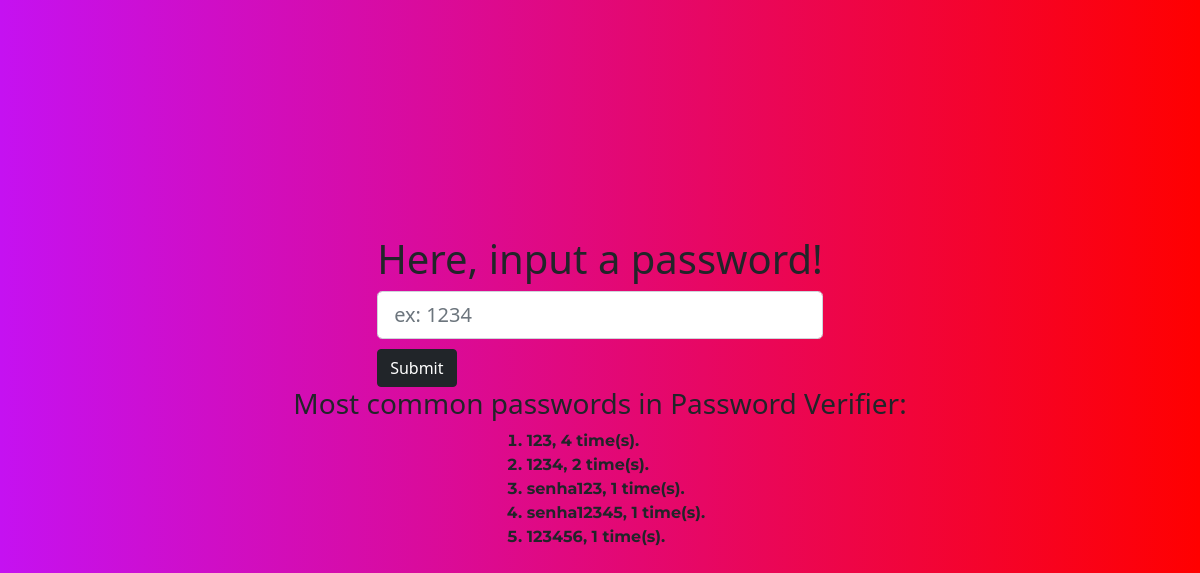
Before: / with the older database file.
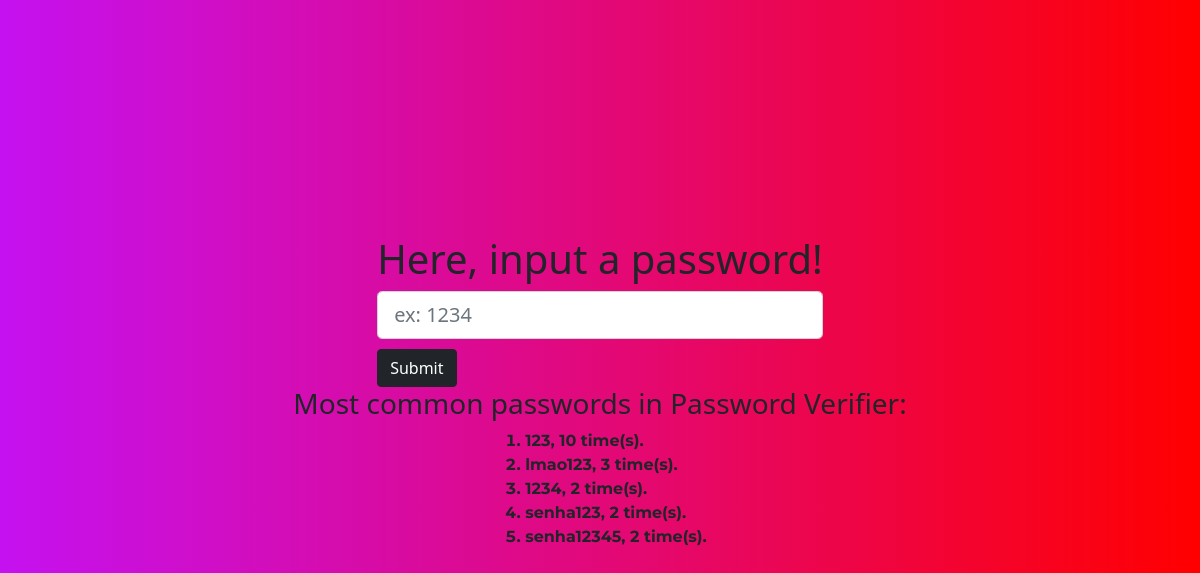
After: the same page with the newer database file.
### mainapp/models.py (models this page shows)
class PassStorer(db.Model):
    id = db.Column(db.Integer, primary_key=True)
    senha_id = db.Column(db.Integer, db.ForeignKey('passwords.id'), nullable=False)
    nome = db.Column(db.String(60), nullable=False)
    tempo = db.Column(db.DateTime, nullable=False,
                            default=datetime.utcnow)
    def __repr__(self):
        return f'{self.nome}'

### mainapp/routes.py (the view, shortened to what this page needs)
@app.route("/", methods=['POST', 'GET'])
def index():
    form = PasswordReceiver()
    return render_template('index.html', form=form,
                           passlist=table_shower(), listlen=len(table_shower()))

### mainapp/forms.py
class PasswordReceiver(FlaskForm):
    password = PasswordField('Password',
                             validators=[DataRequired()])
    submit = SubmitField('Submit')

### mainapp/routes.py (called while the page is built)
def table_shower():
    pass_counter = PassStorer.query.all()
    pass_final = []
    for item in pass_counter:
        pass_final.append(str(item))
    pass_sorted = Counter(pass_final).most_common()
    return pass_sorted

### mainapp/templates/index.html (shortened to what this page needs)
<!DOCTYPE html>
<html>
<head>
</head>
<body>
    <div class="root">
      <h1 class="header">Here, input a password!</h1>
      <form action="" method="post" name="password">
          <fieldset class="form-group">
            <div class="form-group">
              {{ form.password(class="form-control form-control-lg", placeholder="ex: 1234") }}
            </div>
            <div class="form-group">
              {{ form.submit(class="btn btn-dark") }}
            </div>
          </fieldset>
      </form>
    </div>
    {% if listlen > 5 %}
    <h3>Most common passwords in Password Verifier:</h3>
      <ol>
        <li>{{ passlist[0][0] }}, {{ passlist[0][1] }} time(s).</li>
        <li>{{ passlist[1][0] }}, {{ passlist[1][1] }} time(s).</li>
        <li>{{ passlist[2][0] }}, {{ passlist[2][1] }} time(s).</li>
        <li>{{ passlist[3][0] }}, {{ passlist[3][1] }} time(s).</li>
        <li>{{ passlist[4][0] }}, {{ passlist[4][1] }} time(s).</li>
      </ol>
    {% endif %}
  <link rel="stylesheet" type="text/css" href="static/style.css">
  <link href="https://cdn.jsdelivr.net/npm/bootstrap@5.1.3/dist/css/bootstrap.min.css" rel="stylesheet">
</body>
</html>

### mainapp/static/style.css (style rules this page uses)
body { font-family: 'Montserrat', sans-serif; font-weight: bold; display: flex; align-items: center; justify-content: center; flex-direction: column; height: 100vh; background: linear-gradient(to right, rgb(197, 17, 241) , red); }
.btn { margin-top: 10px; }
ol { font-family: 'Montserrat', sans-serif; font-weight: bold; }

Changed rows visible on the page:
no longer on this page (row unchanged): PassStorer: nome "123456"
added PassStorer: nome "lmao123"
Other visible differences:
{{ passlist[0][1] }}: "4" → "10"
{{ passlist[1][1] }}: "2" → "3"
{{ passlist[2][0] }}: "senha123" → "1234"
{{ passlist[2][1] }}: "1" → "2"
{{ passlist[3][0] }}: "senha12345" → "senha123"
{{ passlist[3][1] }}: "1" → "2"
{{ passlist[4][0] }}: "123456" → "senha12345"
{{ passlist[4][1] }}: "1" → "2"
{{ passlist[1][0] }}: "1234" → "lmao123"
